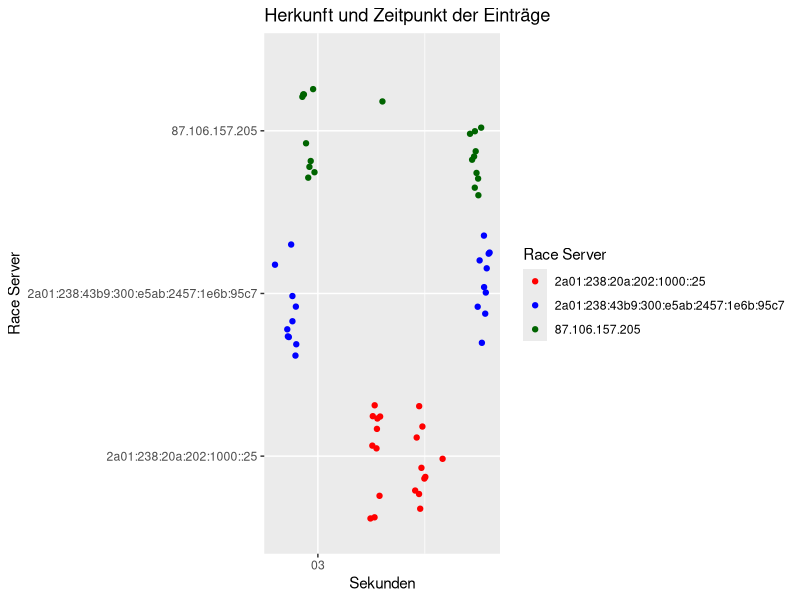
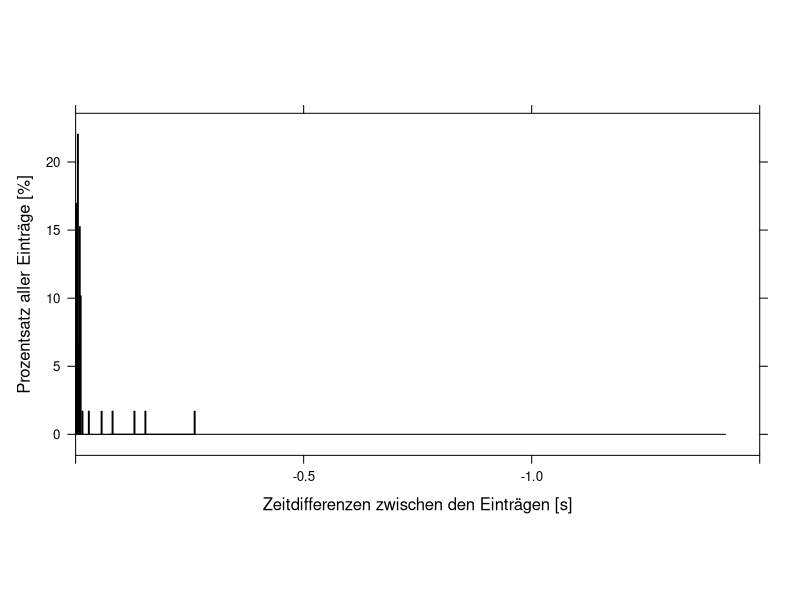
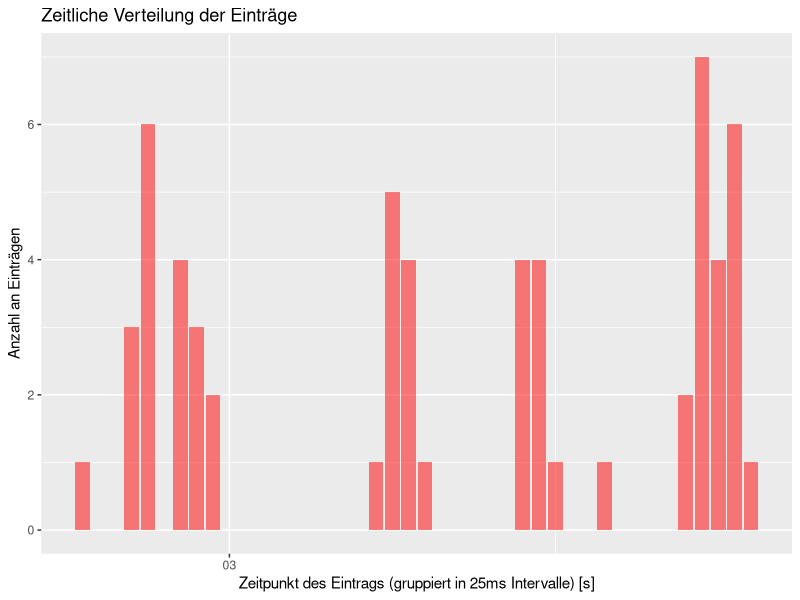
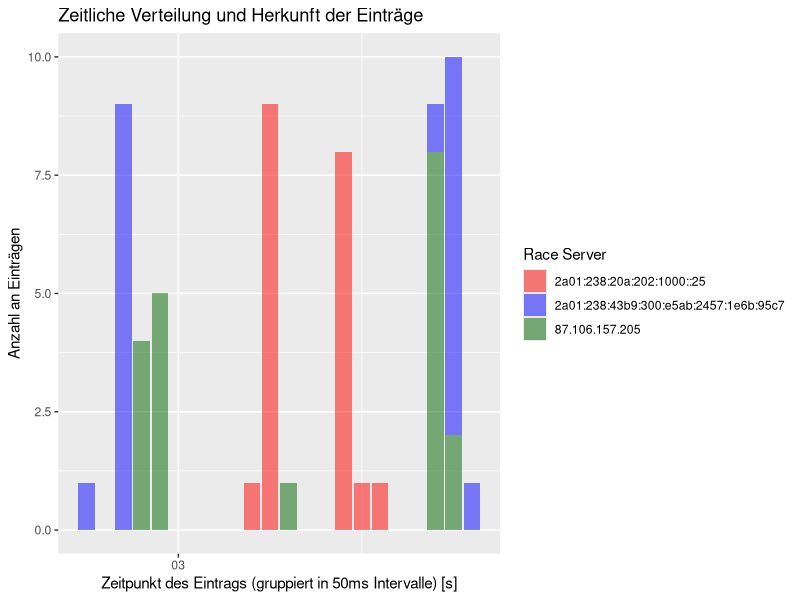

The R script that drew these images, in order:
library(ggplot2)
library(readr)
library(magrittr)
library(dplyr)
library(lattice)
library(xts)
library(lubridate)

# Setze Optionen für Anzeige der Nachkommastellen und der Milisekunden
options(digits=6)
options(digits.secs=4)

#setwd("~/Projects/raceoact/race-routine-infrastructure/performance-test/")
#basename(getwd())
mydata <- read.csv("3server-2repeats-10connections/log.csv", colClasses=c("ip"="character","microtime"="character"))
df <- data.frame(mydata)

# Konvertiere microtime zu Date
df$time <- as.POSIXct(as.numeric(df$microtime), origin="1970-01-01")

# Auszug aus Datensatz
head(df)

##### Datensätze

# Erzeuge neuen Data Frame gruppiert nach 100ms, 50ms, 25ms etc.
interval_df_25 <- df %>%
  mutate(interval = floor_date(time, ".025s")) %>% 
  group_by(interval) %>% 
  count() %>%  # berechne Anzahl pro Gruppe
  na.omit()

# Erzeuge neuen Data Frame gruppiert nach 100ms, 50ms, 25ms etc.
interval_df_50 <- df %>%
  mutate(interval = floor_date(time, ".05s")) %>% 
  group_by(interval) %>% 
  count(ip) %>%  # berechne Anzahl pro Gruppe pro IP
  na.omit()

# Ausgabe des gruppierten Datensatzes
interval_df_25
interval_df_50

###### Graphen

# Streudiagramm: Herkunft und Zeitpunkt der Einträge
p1 <- ggplot(df, aes(time, ip, colour = ip)) +
  geom_jitter() + # Auch aussagekräftig: geom_bin2d()
  scale_colour_manual(values = c("red", "blue", "darkgreen", "black", "white"), name = "Race Server") + 
  labs(x = toString("Sekunden"), y = toString("Race Server"), title = toString("Herkunft und Zeitpunkt der Einträge"))

p1
dev.print(png, filename="p1.png", units="in", width=7, height=4, res=200)

# Histogram: Häufigste Differenzen zweier Einträge nach einem Angriff
p2 <- histogram(unclass(-diff(df$time)), aspect = 0.5, xlab="Zeitdifferenzen zwischen den Einträgen [s]", ylab="Prozentsatz aller Einträge [%]", xlim=c(0,-1.5), breaks=150) 

p2
dev.print(png, filename="p2.png", units="in", width=7, height=4, res=200)

# Balkendiagramm: Zeitliche Verteilung der Einträge
p3 <- interval_df_25 %>% ggplot(aes(x=interval, y=n)) +
  geom_col(fill="red", alpha=0.5) + 
  labs(x = toString("Zeitpunkt des Eintrags (gruppiert in 25ms Intervalle) [s]"), y = toString("Anzahl an Einträgen"), title = toString("Zeitliche Verteilung der Einträge"))

p3
dev.print(png, filename="p3.png", units="in", width=7, height=4, res=200)

# Balkendiagramm: Zeitliche Verteilung der Einträge unterschieden nach Race Server
p4 <- ggplot(interval_df_50, aes(x=interval, y=n,fill = ip)) +
  geom_col(alpha=0.5) + 
  scale_fill_manual(values = c("red", "blue", "darkgreen", "black", "white"), name = "Race Server") + 
  labs(x = toString("Zeitpunkt des Eintrags (gruppiert in 50ms Intervalle) [s]"), y = toString("Anzahl an Einträgen"), title = toString("Zeitliche Verteilung und Herkunft der Einträge"))

p4
dev.print(png, filename="p4.png", units="in", width=7, height=4, res=200)